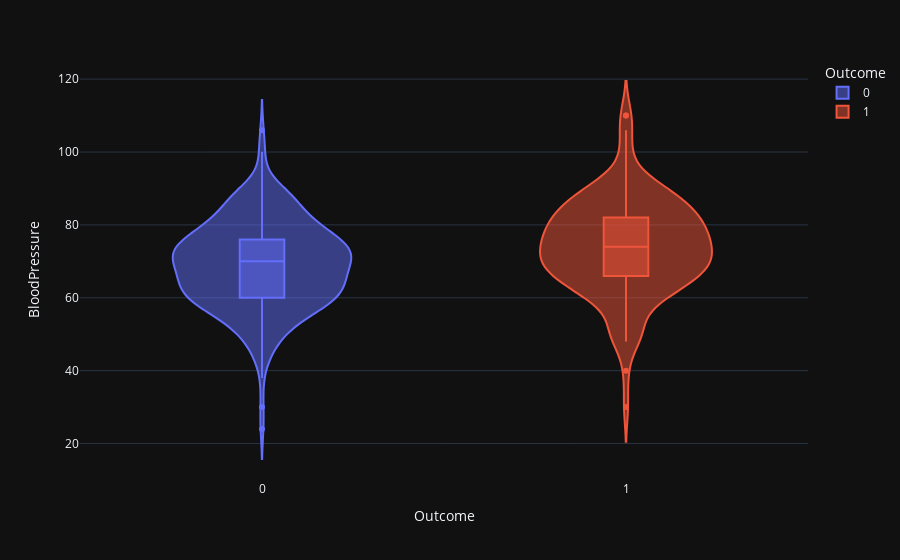

The code cell stored with this chart in its notebook:
### Code cell
violin('BloodPressure')#繪製提琴圖，觀察'BloodPressure'與'是否有糖尿病'高低關係

### Figure 1 — Plotly figure (JSON) as saved in the notebook; plotly's stock layout.template omitted (floating-point values rounded to 4 significant figures; data arrays with more than 128 entries replaced by an {"elided": "..."} marker saying what was removed)
{"data": [{"alignmentgroup": "True", "box": {"visible": true}, "hovertemplate": "Outcome=%{x}<br>BloodPressure=%{y}<extra></extra>", "legendgroup": "0", "marker": {"color": "#636efa"}, "name": "0", "offsetgroup": "0", "orientation": "v", "scalegroup": "True", "showlegend": true, "type": "violin", "x": {"elided": "262 int values"}, "x0": " ", "xaxis": "x", "y": {"elided": "262 int values"}, "y0": " ", "yaxis": "y"}, {"alignmentgroup": "True", "box": {"visible": true}, "hovertemplate": "Outcome=%{x}<br>BloodPressure=%{y}<extra></extra>", "legendgroup": "1", "marker": {"color": "#EF553B"}, "name": "1", "offsetgroup": "1", "orientation": "v", "scalegroup": "True", "showlegend": true, "type": "violin", "x": {"elided": "130 int values"}, "x0": " ", "xaxis": "x", "y": {"elided": "130 int values"}, "y0": " ", "yaxis": "y"}], "layout": {"legend": {"title": {"text": "Outcome"}, "tracegroupgap": 0}, "margin": {"t": 60}, "violinmode": "overlay", "xaxis": {"anchor": "y", "categoryarray": [0, 1], "categoryorder": "array", "domain": [0, 1], "title": {"text": "Outcome"}}, "yaxis": {"anchor": "x", "domain": [0, 1], "title": {"text": "BloodPressure"}}}}
